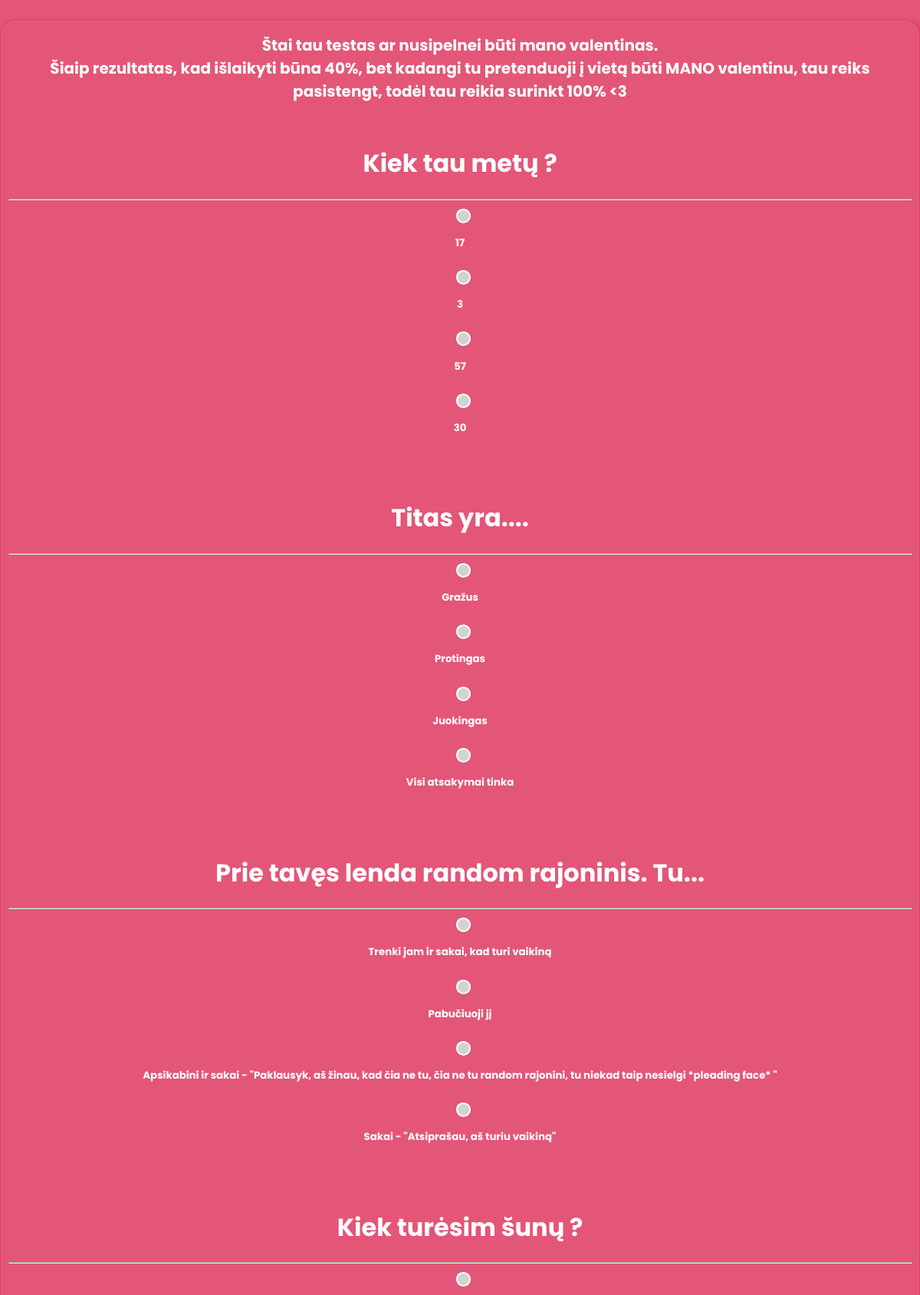
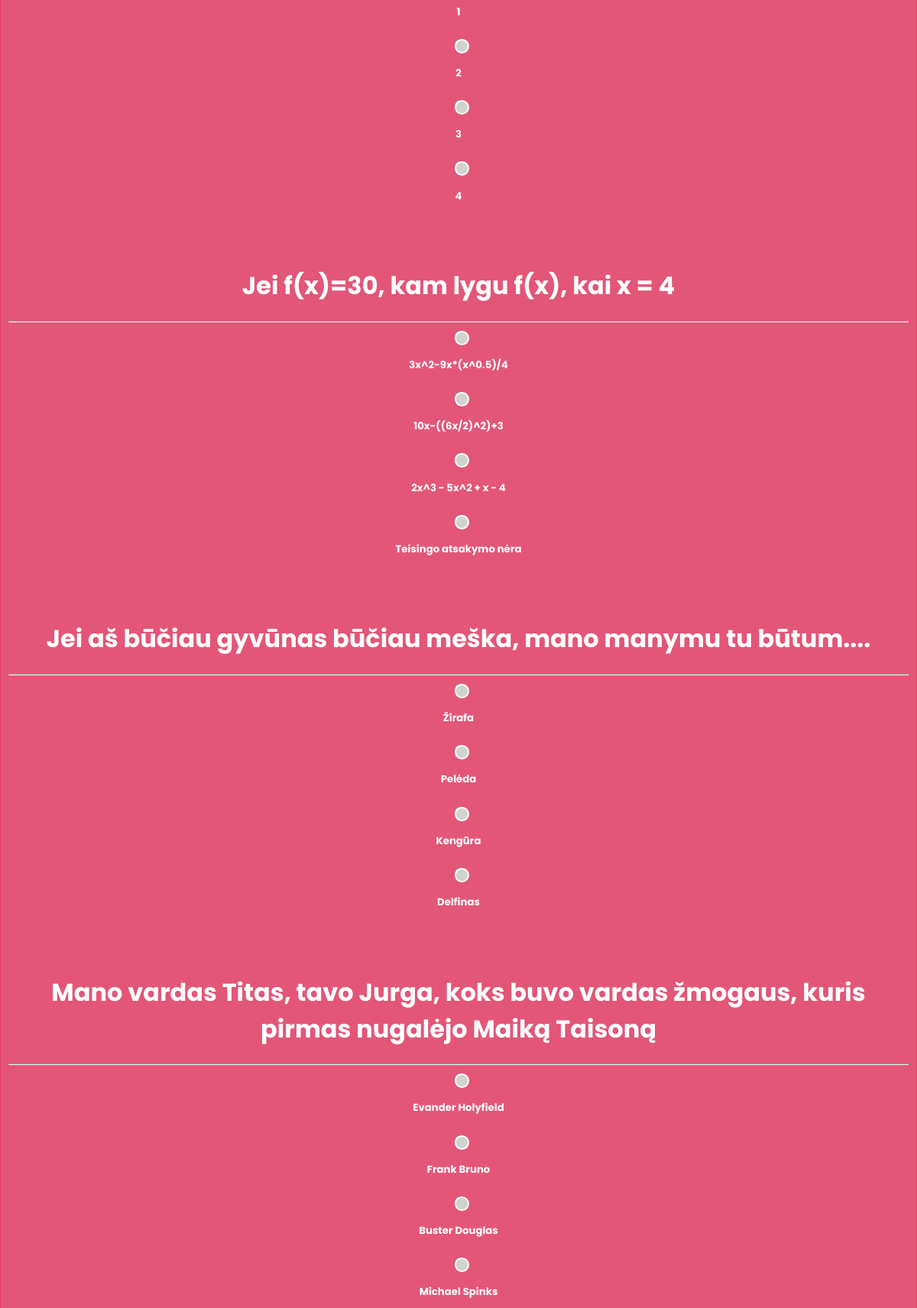
The page /quiz (upper part) on the database its author committed (2 pictures, top to bottom).
### valentine_app/models.py (models this page shows, shortened)
class Question(models.Model):
    question = models.CharField(max_length=200,null=True)
    opt1 = models.CharField(max_length=200,null=True)
    opt2 = models.CharField(max_length=200,null=True)
    opt3 = models.CharField(max_length=200,null=True)
    opt4 = models.CharField(max_length=200,null=True)
    ans = models.CharField(max_length=200,null=True)

### valentine_app/views.py (the view)
# urls.py: path('quiz', views.quiz, name='quiz'),
def quiz(request):
    if request.method == 'POST':
        correct = 0
        total = 4
        questions = Question.objects.all()
        for q in questions:
            total += 1
            if q.ans == request.POST.get('question_'+str(total)):
                correct += 1
        percent = round((correct*100)/17,1)
        context = {
            'total':total,
            'correct':correct,
            'percent':percent
        }
        return render(request,'quiz_result.html',context)
    else:
        questions = Question.objects.all()
        context = {
            'questions':questions
        }
        return render(request,'quiz.html',context)

### valentine_app/templates/quiz.html (shortened to what this page needs)
{% load static %}
{% block content %}
<html lang="en">
<head>
    <link rel="stylesheet" href="{% static 'css/main.css' %}">
</head>
<body style="width: auto; height: auto; overflow: auto;">
    <div id="container" class="quiz-container">
        <h1 id="quiz-text">Štai tau testas ar nusipelnei būti mano valentinas. <br> Šiaip rezultatas, kad išlaikyti būna 40%, bet kadangi tu pretenduoji į vietą būti MANO valentinu, tau reiks pasistengt, todėl tau reikia surinkt 100% <3</h1>
        <form method="POST" action="">
            {% for q in questions %}
            <div class="question" >
                <h1>{{q.question}}</h1>
                <hr>
                <div class="quiz-choice">
                    <input class="quiz-choice-input" type="radio" name="question_{{ q.id }}" id="gridRadio1" value="{{q.opt1}}" required>
                    <label for="gridRadio1">
                        <h5 id="option-selection">{{q.opt1}}</h5>
                    </label>
                </div>
                <div class="quiz-choice">
                    <input class="quiz-choice-input" type="radio" name="question_{{ q.id }}" id="gridRadio2" value="{{q.opt2}}">
                    <label for="gridRadio2">
                        <h5 id="option-selection">{{q.opt2}}</h5>
                    </label>
                </div>
                <div class="quiz-choice">
                    <input class="quiz-choice-input" type="radio" name="question_{{ q.id }}" id="gridRadio3" value="{{q.opt3}}">
                    <label for="gridRadio3">
                        <h5 id="option-selection">{{q.opt3}}</h5>
                    </label>
                </div>
                <div class="quiz-choice">
                    <input class="quiz-choice-input" type="radio" name="question_{{ q.id }}" id="gridRadio4" value="{{q.opt4}}">
                    <label for="gridRadio4">
                        <h5 id="option-selection">{{q.opt4}}</h5>
                    </label>
                </div>
            </div>
            {% endfor %}
        </form>
    </div>
</html>
{% endblock %}

### valentine_app/static/css/main.css (style rules this page uses)
* { font-family: 'Poppins', sans-serif; color: white; }
body { background: rgb(227, 86, 119); width: 100vw; height: 100vh; margin: 0px; overflow: hidden; display: flex; justify-content: center; align-items: center; }
#container { min-width: 30%; min-height: 30%; backdrop-filter: blur(5px); background: rgba(0, 0, 0, 0); box-shadow: 5px 5px 5px 3px rgb(228, 63, 101); border-radius: 20px; z-index: 10; display: flex; flex-direction: column; justify-content: center; align-items: center; text-align: center; font-size: 40px; padding: 5px 10px; border: 1px solid rgb(228, 63, 101); }
.question { font-size: 16px; padding: 20px 0; }
#quiz-text { font-size: 20px; }
input[type='radio']:after { width: 15px; height: 15px; border-radius: 15px; position: relative; background-color: #d1d3d1; content: ''; display: inline-block; visibility: visible; border: 2px solid white; }
.quiz-container { margin-top: 25px; }

### rows shown on the page
Question: question "Kiek tau metų ?", opt1 "17", opt2 "3", opt3 "57", opt4 "30"
Question: question "Titas yra....", opt1 "Gražus", opt2 "Protingas", opt3 "Juokingas", opt4 "Visi atsakymai tinka"
Question: question "Prie tavęs lenda random rajoninis. Tu...", opt1 "Trenki jam ir sakai, kad turi vaikiną", opt2 "Pabučiuoji jį", opt3 "Apsikabini ir sakai - \"Paklausyk, aš žinau, kad čia ne tu, čia ne tu random rajonini, tu niekad taip nesielgi *pleading face* \"", opt4 "Sakai - \"Atsiprašau, aš turiu vaikiną\""
Question: question "Kiek turėsim šunų ?", opt1 "1", opt2 "2", opt3 "3", opt4 "4"
Question: question "Jei f(x)=30, kam lygu f(x), kai x = 4", opt1 "3x^2-9x*(x^0.5)/4", opt2 "10x-((6x/2)^2)+3", opt3 "2x^3 - 5x^2 + x - 4", opt4 "Teisingo atsakymo nėra"
Question: question "Jei aš būčiau gyvūnas būčiau meška, mano manymu tu būtum....", opt1 "Žirafa", opt2 "Pelėda", opt3 "Kengūra", opt4 "Delfinas"
Question: question "Mano vardas Titas, tavo Jurga, koks buvo vardas žmogaus, kuris pirmas nugalėjo Maiką Taisoną", opt1 "Evander Holyfield", opt2 "Frank Bruno", opt3 "Buster Douglas", opt4 "Michael Spinks"
